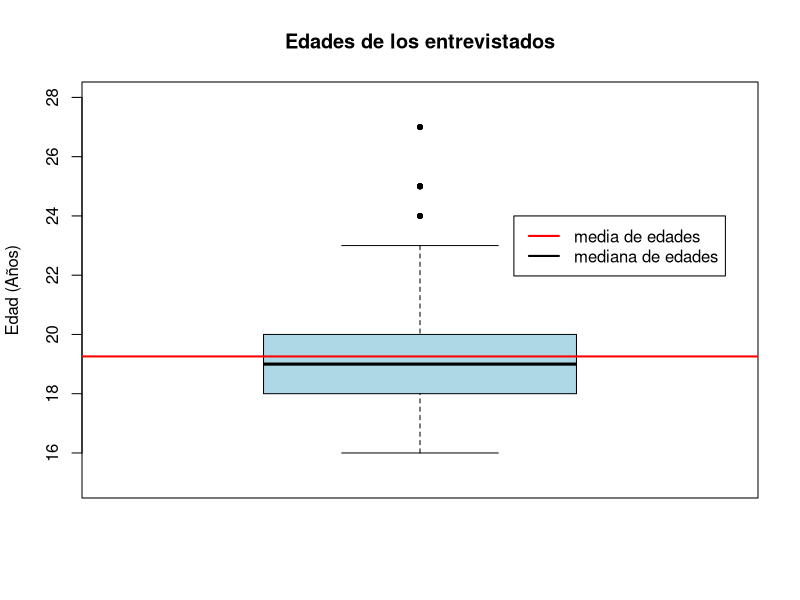
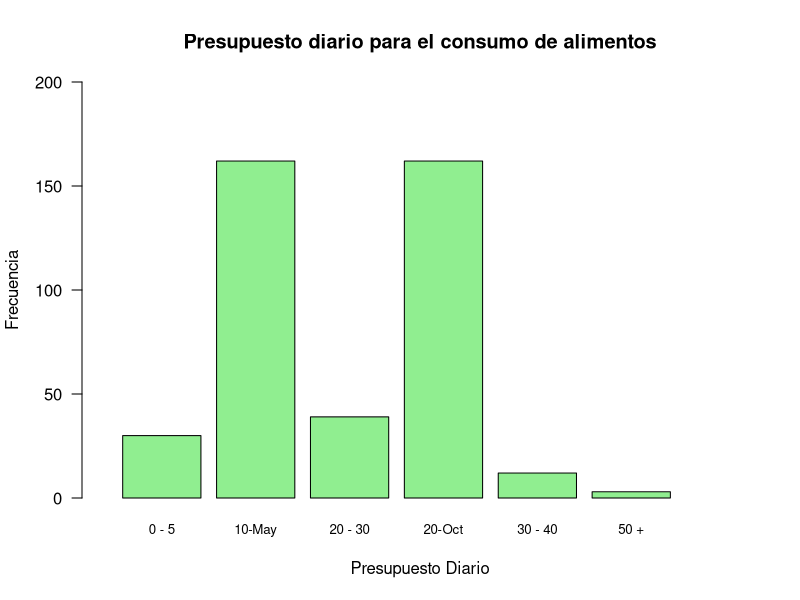
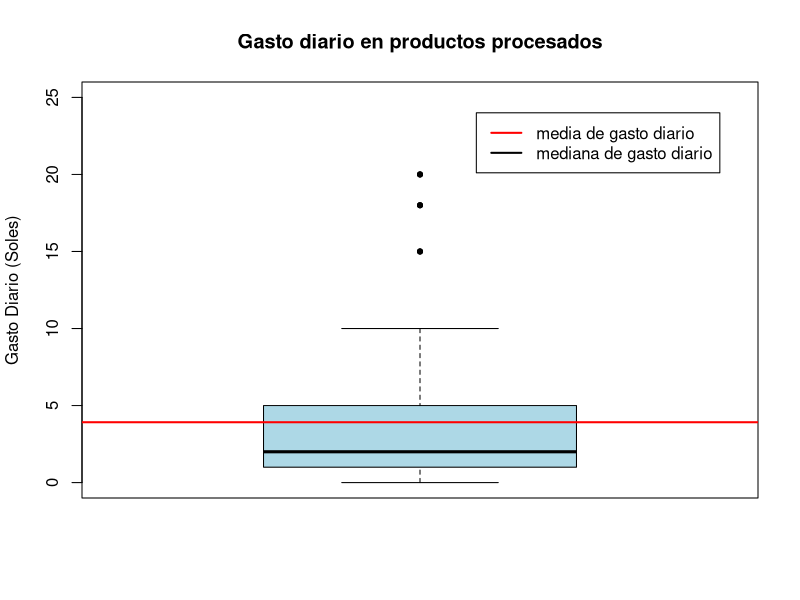
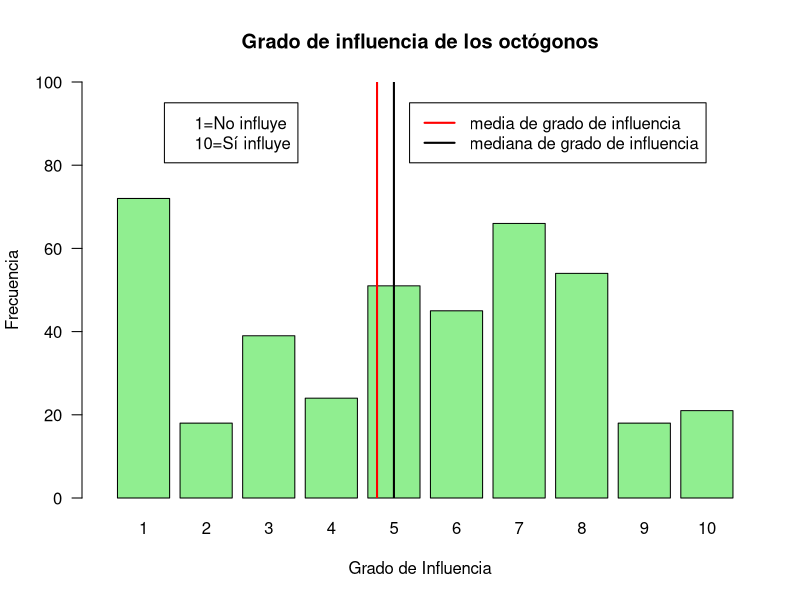
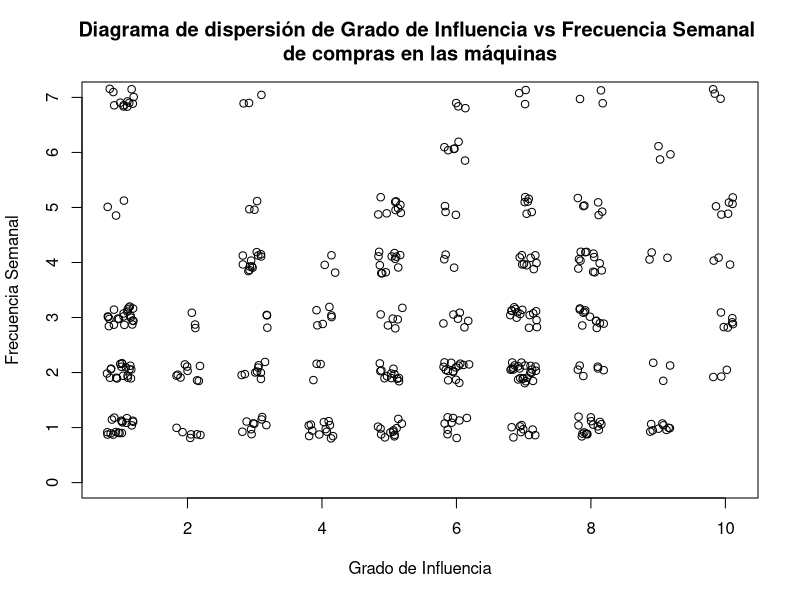
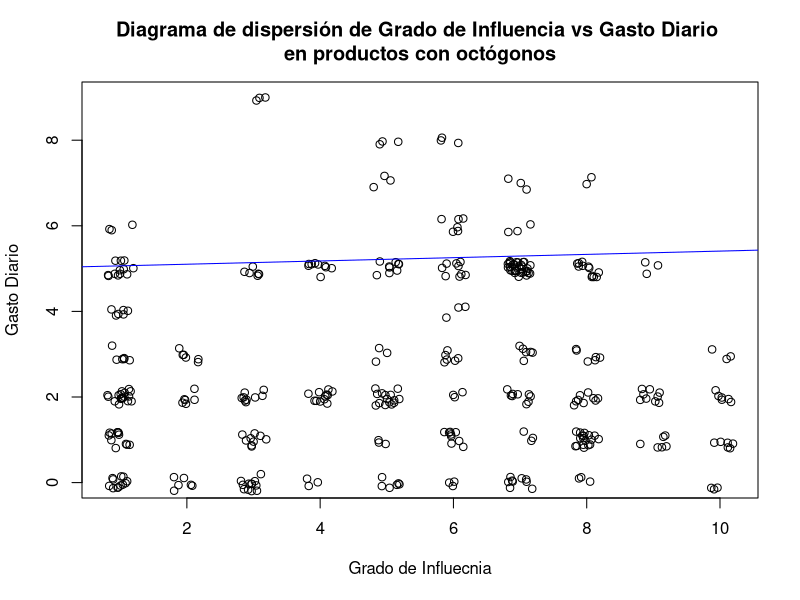
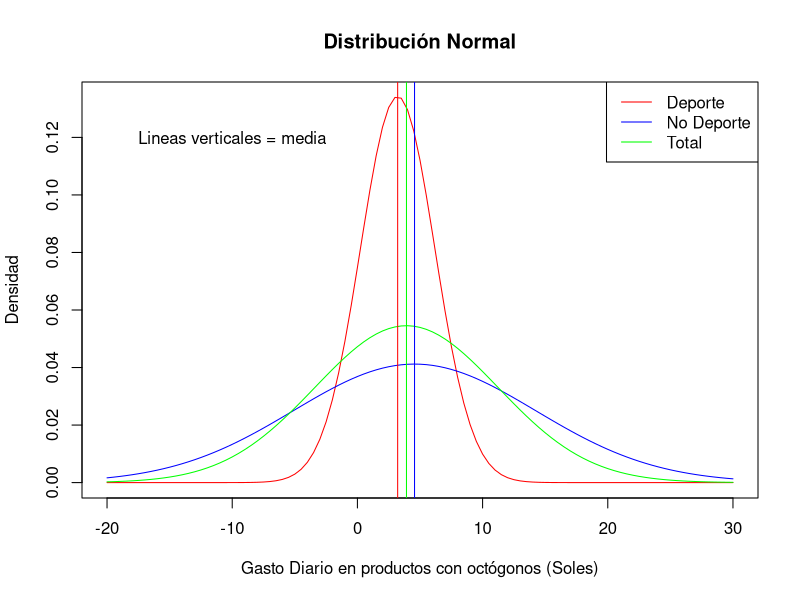
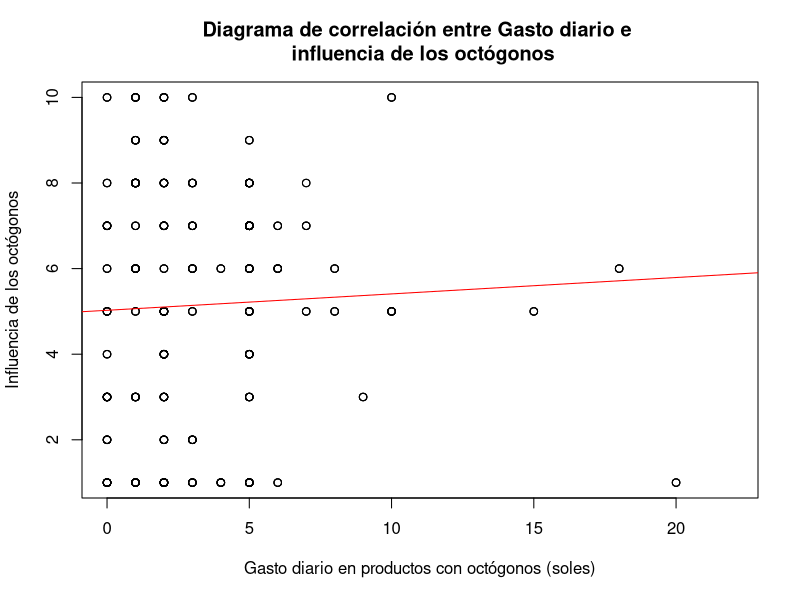

These figures' R source, in order:
## ---- chunk 1
library(readr)
library(ggplot2)
## ---- chunk 2
DF<-read_csv(file="DatosE2.csv")
## ---- chunk 3
Edades<-DF$Edad

round(mean(Edades),2)
median(Edades)
getmode <- function(v) {
   uniqv <- unique(v)
   uniqv[which.max(tabulate(match(v, uniqv)))]
}
getmode(DF$Edad)
## ---- chunk 4
boxplot(Edades, ylab="Edad (Años)",prob=TRUE,col = "lightblue", pch=20,main="Edades de los entrevistados",ylim=c(15,28),boxwex = 1)
abline(h=mean(Edades),col="red",lwd=2)
legend(1.15,24,legend=c("media de edades","mediana de edades"),col=c("red","black"),lwd=2)
## ---- chunk 5
PresupuestoDiario<-DF$`Presupuesto diario para alimentos`
## ---- chunk 6
table(PresupuestoDiario)
barplot(table(PresupuestoDiario),xlab="Presupuesto Diario", ylab="Frecuencia",main="Presupuesto diario para el consumo de alimentos", col="lightgreen",ylim = c(0,200),xlim = c(0,8), las=1, cex.names=0.8, names.arg = NULL)
abline(v=median(DF$`Presupuesto diario para alimentos`),col="red",lwd=2)
abline(v=mean(DF$`Presupuesto diario para alimentos`),col="blue",lwd=2)
## ---- chunk 7
GastoDiario<-DF$`Gasto diario en productos con octógonos`

round(mean(GastoDiario),2)
median(GastoDiario)
getmode <- function(v) {
   uniqv <- unique(v)
   uniqv[which.max(tabulate(match(v, uniqv)))]
}
getmode(DF$`Gasto diario en productos con octógonos`)
## ---- chunk 8
boxplot(GastoDiario, ylab="Gasto Diario (Soles)",prob=TRUE,col = "lightblue", pch=20,main="Gasto diario en productos procesados",ylim=c(0,25),boxwex = 1)
abline(h=mean(GastoDiario),col="red",lwd=2)
legend(1.09,24,legend=c("media de gasto diario","mediana de gasto diario"),col=c("red","black"),lwd=2)
## ---- chunk 9
Distrito<-DF$Distrito
table(Distrito)
## ---- chunk 10
Influencia<-DF$`Influencia de los octógonos (1-10)`
## ---- chunk 11

table(Influencia)
barplot(table(Influencia),xlab="Grado de Influencia",col="lightgreen", ylab="Frecuencia",main="Grado de influencia de los octógonos", ylim = c(0,100),xlim = c(0,12), las=1)
abline(v=median(DF$`Influencia de los octógonos (1-10)`),col="black",lwd=2)
abline(v=mean(DF$`Influencia de los octógonos (1-10)`),col="red",lwd=2)
legend(1.1,95, legend=c("1=No influye","10=Sí influye"))
legend(5.8,95,legend=c("media de grado de influencia","mediana de grado de influencia"),col=c("red","black"),lwd=2)
## ---- chunk 12
FrecuenciaSemanal<-DF$`Frecuencia de compras de las máquina de la UTEC (semanal)`
## ---- chunk 13
plot(jitter(Influencia),jitter(FrecuenciaSemanal)
     ,main="Diagrama de dispersión de Grado de Influencia vs Frecuencia Semanal \n de compras en las máquinas " 
     ,xlab="Grado de Influencia"
     ,ylab="Frecuencia Semanal"
     ,ylim = c(0,7)
     )
## ---- chunk 14
table(DF$`Importante la información nurticional`)
## ---- chunk 15
prop.test(294,408, alternative = "two.sided", conf.level=0.90)
## ---- chunk 16
table(DF$`A favor de los octógonos`)
## ---- chunk 17
prop.test(324,408,alternative = "two.sided", conf.level=0.90)
## ---- chunk 18
infl<-mean(DF$`Influencia de los octógonos (1-10)`)
infl
Aceptar<-DF[which(DF$`A favor de los octógonos`== "Sí"),]
summary(Aceptar$`Influencia de los octógonos (1-10)`)
## ---- chunk 19
t.test(Aceptar$`Influencia de los octógonos (1-10)`,mu=5.176471,alternative = "greater",conf.level = 0.90)
## ---- chunk 20
ge <- lm(Influencia~GastoDiario, DF)
plot(jitter(Influencia),jitter(GastoDiario)
     ,main="Diagrama de dispersión de Grado de Influencia vs Gasto Diario \n en productos con octógonos " 
     ,xlab="Grado de Influecnia"
     ,ylab="Gasto Diario"
     ,ylim = c(0,9)
     )
abline(ge,col = "Blue")

## ---- chunk 21
NoDeporte<-DF[which(DF$`Realiza Deporte` == "No"),]
Deporte<-DF[which(DF$`Realiza Deporte` == "Sí"),]
metotal<-mean(DF$`Gasto diario en productos con octógonos`)
metotal
summary(Deporte$`Gasto diario en productos con octógonos`)
summary(NoDeporte$`Gasto diario en productos con octógonos`)
## ---- chunk 22
t.test(Deporte$`Gasto diario en productos con octógonos`,mu=3.7647,alternative = "less",conf.level = 0.9)
## ---- chunk 23
t.test(NoDeporte$`Gasto diario en productos con octógonos`,mu=3.7647,alternative = "less",conf.level = 0.9)
## ---- chunk 24
plot.function(x = function(t) dnorm(x = t, mean(Deporte$`Gasto diario en productos con octógonos`), sd(Deporte$`Gasto diario en productos con octógonos`)),
              from = -20,
              to = 30,
              col = "red",
              xlab = "Gasto Diario en productos con octógonos (Soles)",
              ylab = "Densidad",
              main = "Distribución Normal")
plot.function(x = function(t) dnorm(x = t, mean(NoDeporte$`Gasto diario en productos con octógonos`), sd(NoDeporte$`Gasto diario en productos con octógonos`)),
              from = -20,
              to = 30,
              col = "blue",
              add = TRUE)
plot.function(x=function(t) dnorm(x=t, mean(DF$`Gasto diario en productos con octógonos`), sd(DF$`Gasto diario en productos con octógonos`)),
              from = -20,
              to = 30,
              col = "green",
              add = TRUE)
legend(x = "topright",
       legend = c("Deporte","No Deporte","Total"),
       col = c("red", "blue","green"),
       lty = 1)
abline(v=mean(DF$`Gasto diario en productos con octógonos`),col="green",lwd=1)
abline(v=mean(Deporte$`Gasto diario en productos con octógonos`),col="red",lwd=1)
abline(v=mean(NoDeporte$`Gasto diario en productos con octógonos`),col="blue",lwd=1)
text(-10,0.12, expression("Lineas verticales = media"))
## ---- chunk 25

NF<-lm(DF$`Influencia de los octógonos (1-10)`~DF$`Gasto diario en productos con octógonos`)
summary(NF)
## ---- chunk 26
plot(DF$`Influencia de los octógonos (1-10)`~DF$`Gasto diario en productos con octógonos`,type="p",xlab="Gasto diario en productos con octógonos (soles)",ylab="Influencia de los octógonos",ylim=c(1,10), xlim=c(0,22), main="Diagrama de correlación entre Gasto diario e \n influencia de los octógonos" )
abline(NF,col="red")
## ---- chunk 27
t.test(NF$coefficients)
## ---- chunk 28
m2 <- lm(GastoDiario~Edades + FrecuenciaSemanal + Influencia, data=DF)
summary(m2)
plot(DF[c(2,8,13,14)])
